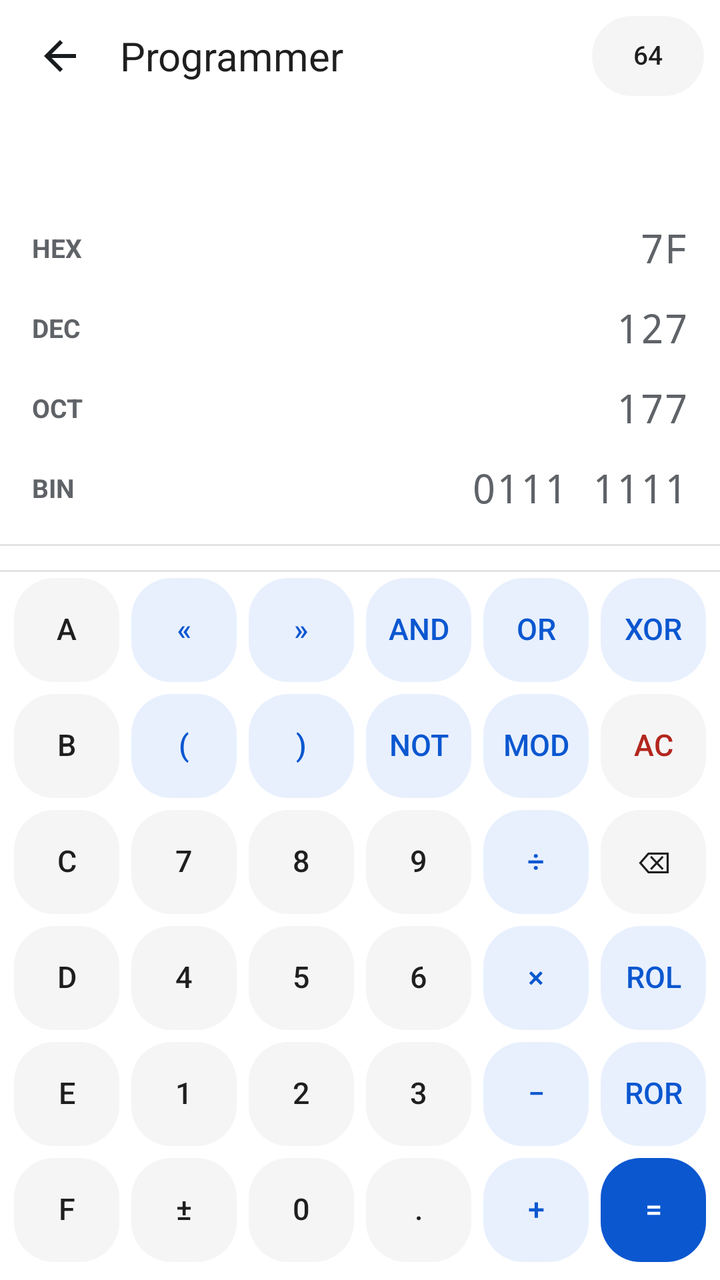
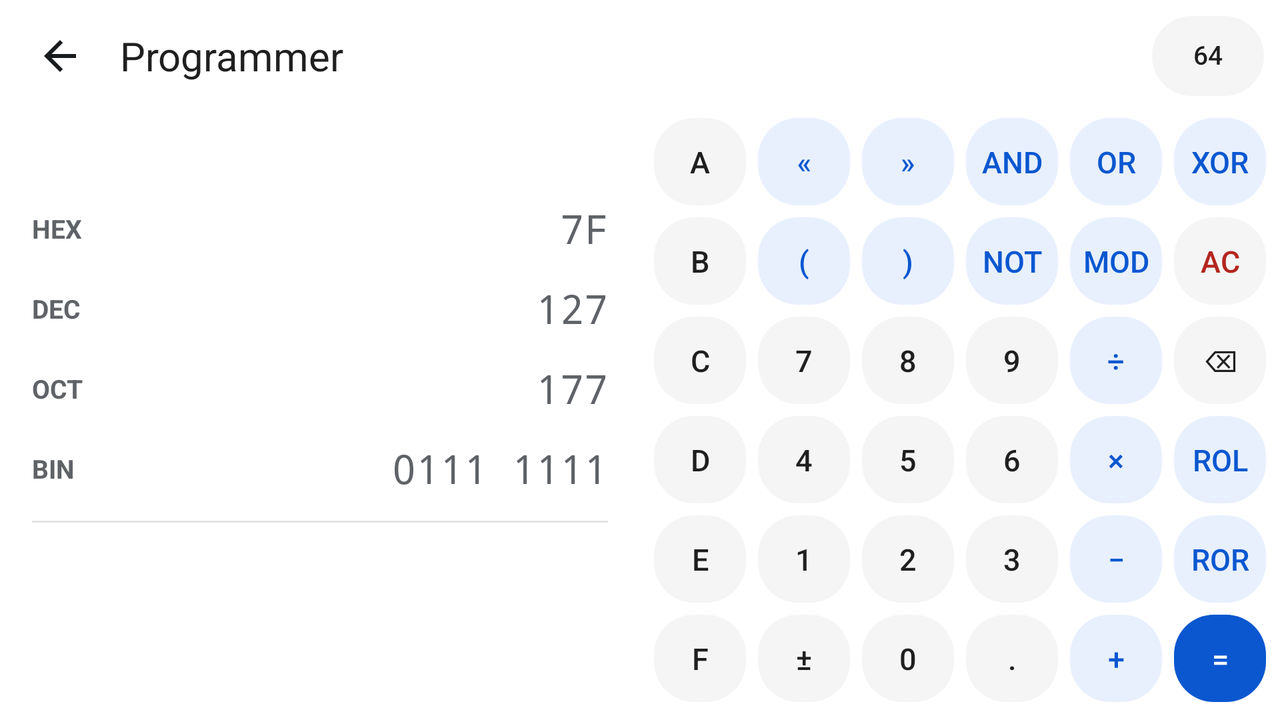

One screen, two layout resources from the same app: the default and the repository's alternative for another configuration. Each is rendered where Android would select it; the XML of both is given below.
<!-- AndroidManifest.xml: application theme Theme.Calculator -->
<!-- res/layout/activity_programmer.xml -->
<?xml version="1.0" encoding="utf-8"?>
<LinearLayout xmlns:android="http://schemas.android.com/apk/res/android"
    xmlns:tools="http://schemas.android.com/tools"
    android:layout_width="match_parent"
    android:layout_height="match_parent"
    android:orientation="vertical"
    android:background="@color/window_bg"
    android:fitsSystemWindows="true">

    <LinearLayout style="@style/AppBar">
        <ImageButton
            android:id="@+id/back"
            style="@style/AppBarIcon"
            android:src="@drawable/ic_arrow_back"
            android:contentDescription="@string/cd_back" />
        <TextView
            style="@style/AppBarTitle"
            android:text="@string/prog_title" />
        <Button
            android:id="@+id/wordToggle"
            style="@style/CalcChip"
            android:text="64"
            android:contentDescription="@string/prog_word" />
    </LinearLayout>

    
    <LinearLayout
        android:layout_width="match_parent"
        android:layout_height="wrap_content"
        android:orientation="vertical"
        android:paddingHorizontal="@dimen/screen_padding"
        android:paddingTop="4dp"
        android:paddingBottom="8dp">

        <HorizontalScrollView
            android:id="@+id/formulaScroll"
            android:layout_width="match_parent"
            android:layout_height="wrap_content"
            android:scrollbars="none"
            android:fadingEdgeLength="20dp"
            android:requiresFadingEdge="horizontal">

            <TextView
                android:id="@+id/formula"
                android:layout_width="wrap_content"
                android:layout_height="wrap_content"
                android:minHeight="26dp"
                android:gravity="end|center_vertical"
                android:maxLines="1"
                android:textColor="@color/result_text"
                android:textSize="16sp"
                android:fontFamily="monospace" />
        </HorizontalScrollView>

        <TextView
            android:id="@+id/status"
            android:layout_width="match_parent"
            android:layout_height="wrap_content"
            android:minHeight="18dp"
            android:gravity="end"
            android:textColor="@color/key_text_clear"
            android:textSize="13sp" />

        <LinearLayout
            android:id="@+id/rowHex"
            style="@style/ProgBaseRow">
            <TextView style="@style/ProgBaseLabel" android:text="HEX" />
            <TextView android:id="@+id/valHex" style="@style/ProgBaseValue" tools:text="7F" />
        </LinearLayout>

        <LinearLayout
            android:id="@+id/rowDec"
            style="@style/ProgBaseRow">
            <TextView style="@style/ProgBaseLabel" android:text="DEC" />
            <TextView android:id="@+id/valDec" style="@style/ProgBaseValue" tools:text="127" />
        </LinearLayout>

        <LinearLayout
            android:id="@+id/rowOct"
            style="@style/ProgBaseRow">
            <TextView style="@style/ProgBaseLabel" android:text="OCT" />
            <TextView android:id="@+id/valOct" style="@style/ProgBaseValue" tools:text="177" />
        </LinearLayout>

        <LinearLayout
            android:id="@+id/rowBin"
            style="@style/ProgBaseRow">
            <TextView style="@style/ProgBaseLabel" android:text="BIN" />
            <TextView android:id="@+id/valBin" style="@style/ProgBaseValue" tools:text="0111 1111" />
        </LinearLayout>
    </LinearLayout>

    <View
        android:layout_width="match_parent"
        android:layout_height="1dp"
        android:background="@color/divider" />

    
    <LinearLayout
        android:id="@+id/bitGrid"
        android:layout_width="match_parent"
        android:layout_height="wrap_content"
        android:orientation="vertical"
        android:paddingHorizontal="12dp"
        android:paddingVertical="6dp" />

    <View
        android:layout_width="match_parent"
        android:layout_height="1dp"
        android:background="@color/divider" />

    
    <LinearLayout
        android:layout_width="match_parent"
        android:layout_height="0dp"
        android:layout_weight="1"
        android:orientation="vertical"
        android:paddingHorizontal="4dp"
        android:paddingBottom="6dp">

        <LinearLayout style="@style/CalcRow">
            <Button android:id="@+id/keyA" style="@style/CalcKey.Prog" android:text="A" />
            <Button android:id="@+id/keyShl" style="@style/CalcKey.Prog.Op" android:text="«" android:contentDescription="@string/prog_cd_shl" />
            <Button android:id="@+id/keyShr" style="@style/CalcKey.Prog.Op" android:text="»" android:contentDescription="@string/prog_cd_shr" />
            <Button android:id="@+id/keyAnd" style="@style/CalcKey.Prog.Op" android:text="AND" />
            <Button android:id="@+id/keyOr" style="@style/CalcKey.Prog.Op" android:text="OR" />
            <Button android:id="@+id/keyXor" style="@style/CalcKey.Prog.Op" android:text="XOR" />
        </LinearLayout>

        <LinearLayout style="@style/CalcRow">
            <Button android:id="@+id/keyB" style="@style/CalcKey.Prog" android:text="B" />
            <Button android:id="@+id/keyLparen" style="@style/CalcKey.Prog.Op" android:text="(" />
            <Button android:id="@+id/keyRparen" style="@style/CalcKey.Prog.Op" android:text=")" />
            <Button android:id="@+id/keyNot" style="@style/CalcKey.Prog.Op" android:text="NOT" />
            <Button android:id="@+id/keyMod" style="@style/CalcKey.Prog.Op" android:text="MOD" />
            <Button android:id="@+id/keyClear" style="@style/CalcKey.Prog.Clear" android:text="@string/key_clear" android:contentDescription="@string/cd_clear" />
        </LinearLayout>

        <LinearLayout style="@style/CalcRow">
            <Button android:id="@+id/keyC" style="@style/CalcKey.Prog" android:text="C" />
            <Button android:id="@+id/key7" style="@style/CalcKey.Prog" android:text="7" />
            <Button android:id="@+id/key8" style="@style/CalcKey.Prog" android:text="8" />
            <Button android:id="@+id/key9" style="@style/CalcKey.Prog" android:text="9" />
            <Button android:id="@+id/keyDiv" style="@style/CalcKey.Prog.Op" android:text="@string/key_divide" />
            <Button android:id="@+id/keyDelete" style="@style/CalcKey.Prog" android:text="@string/key_delete" android:contentDescription="@string/cd_delete" />
        </LinearLayout>

        <LinearLayout style="@style/CalcRow">
            <Button android:id="@+id/keyD" style="@style/CalcKey.Prog" android:text="D" />
            <Button android:id="@+id/key4" style="@style/CalcKey.Prog" android:text="4" />
            <Button android:id="@+id/key5" style="@style/CalcKey.Prog" android:text="5" />
            <Button android:id="@+id/key6" style="@style/CalcKey.Prog" android:text="6" />
            <Button android:id="@+id/keyMul" style="@style/CalcKey.Prog.Op" android:text="@string/key_multiply" />
            <Button android:id="@+id/keyRol" style="@style/CalcKey.Prog.Op" android:text="RoL" />
        </LinearLayout>

        <LinearLayout style="@style/CalcRow">
            <Button android:id="@+id/keyE" style="@style/CalcKey.Prog" android:text="E" />
            <Button android:id="@+id/key1" style="@style/CalcKey.Prog" android:text="1" />
            <Button android:id="@+id/key2" style="@style/CalcKey.Prog" android:text="2" />
            <Button android:id="@+id/key3" style="@style/CalcKey.Prog" android:text="3" />
            <Button android:id="@+id/keySub" style="@style/CalcKey.Prog.Op" android:text="@string/key_subtract" />
            <Button android:id="@+id/keyRor" style="@style/CalcKey.Prog.Op" android:text="RoR" />
        </LinearLayout>

        <LinearLayout style="@style/CalcRow">
            <Button android:id="@+id/keyF" style="@style/CalcKey.Prog" android:text="F" />
            <Button android:id="@+id/keyNeg" style="@style/CalcKey.Prog" android:text="@string/key_negate" />
            <Button android:id="@+id/key0" style="@style/CalcKey.Prog" android:text="0" />
            <Button android:id="@+id/keyDot" style="@style/CalcKey.Prog" android:text="." />
            <Button android:id="@+id/keyAdd" style="@style/CalcKey.Prog.Op" android:text="@string/key_add" />
            <Button android:id="@+id/keyEquals" style="@style/CalcKey.Prog.Equals" android:text="@string/key_equals" />
        </LinearLayout>
    </LinearLayout>

</LinearLayout>
<!-- resources referenced by this layout -->
<resources>
  <color name="divider">#E3E3E3</color>
  <color name="key_text_clear">#B3261E</color>
  <color name="result_text">#5F6368</color>
  <color name="window_bg">#FFFFFF</color>
  <dimen name="screen_padding">16dp</dimen>
  <string name="cd_back">Back</string>
  <string name="cd_clear">Clear</string>
  <string name="cd_delete">Delete last entry</string>
  <string name="key_add">+</string>
  <string name="key_clear">AC</string>
  <string name="key_delete">⌫</string>
  <string name="key_divide">÷</string>
  <string name="key_equals">=</string>
  <string name="key_multiply">×</string>
  <string name="key_negate">±</string>
  <string name="key_subtract">−</string>
  <string name="prog_cd_shl">Shift left</string>
  <string name="prog_cd_shr">Shift right</string>
  <string name="prog_title">Programmer</string>
  <string name="prog_word">Number format</string>
  <style name="AppBar">
          <item name="android:layout_width">match_parent</item>
          <item name="android:layout_height">56dp</item>
          <item name="android:orientation">horizontal</item>
          <item name="android:gravity">center_vertical</item>
          <item name="android:paddingHorizontal">8dp</item>
      </style>
  <style name="AppBarIcon">
          <item name="android:layout_width">44dp</item>
          <item name="android:layout_height">44dp</item>
          <item name="android:background">?android:attr/selectableItemBackgroundBorderless</item>
          <item name="android:scaleType">center</item>
      </style>
  <style name="AppBarTitle">
          <item name="android:layout_width">0dp</item>
          <item name="android:layout_height">wrap_content</item>
          <item name="android:layout_weight">1</item>
          <item name="android:layout_marginStart">8dp</item>
          <item name="android:textColor">@color/display_text</item>
          <item name="android:textSize">20sp</item>
      </style>
  <style name="CalcKey.Prog">
          <item name="android:background">@drawable/key_background</item>
          <item name="android:textColor">@color/key_text</item>
          <item name="android:textSize">15sp</item>
      </style>
  <style name="CalcKey.Prog.Clear">
          <item name="android:textColor">@color/key_text_clear</item>
      </style>
  <style name="CalcKey.Prog.Equals">
          <item name="android:background">@drawable/key_background_equals</item>
          <item name="android:textColor">@color/key_text_equals</item>
      </style>
  <style name="CalcKey.Prog.Op">
          <item name="android:background">@drawable/key_background_accent</item>
          <item name="android:textColor">@color/key_text_op</item>
      </style>
  <style name="CalcRow">
          <item name="android:layout_width">match_parent</item>
          <item name="android:layout_height">0dp</item>
          <item name="android:layout_weight">1</item>
          <item name="android:orientation">horizontal</item>
      </style>
  <style name="ProgBaseLabel">
          <item name="android:layout_width">44dp</item>
          <item name="android:layout_height">wrap_content</item>
          <item name="android:textSize">13sp</item>
          <item name="android:textStyle">bold</item>
          <item name="android:textColor">@color/result_text</item>
      </style>
  <color name="display_text">#1F1F1F</color>
  <!-- drawable key_background (drawable) -->
  <?xml version="1.0" encoding="utf-8"?>
  <ripple xmlns:android="http://schemas.android.com/apk/res/android"
      android:color="?android:attr/colorControlHighlight">
      <item>
          <shape android:shape="rectangle">
              <solid android:color="@color/key_bg" />
              <corners android:radius="20dp" />
          </shape>
      </item>
  </ripple>
  <color name="key_text">#1F1F1F</color>
  <color name="key_text_equals">#FFFFFF</color>
  <color name="key_text_op">#0B57D0</color>
  <color name="key_bg">#F5F5F5</color>
  <color name="key_bg_equals">#0B57D0</color>
  <color name="key_bg_accent">#E8F0FE</color>
  <!-- some entries are left out for length -->
</resources>
<!-- res/layout-land/activity_programmer.xml (the repository's variant of the layout above) -->
<!-- drawn on the phone turned sideways -->
<?xml version="1.0" encoding="utf-8"?>
<LinearLayout xmlns:android="http://schemas.android.com/apk/res/android"
    xmlns:tools="http://schemas.android.com/tools"
    android:layout_width="match_parent"
    android:layout_height="match_parent"
    android:orientation="vertical"
    android:background="@color/window_bg"
    android:fitsSystemWindows="true">

    <LinearLayout style="@style/AppBar">
        <ImageButton
            android:id="@+id/back"
            style="@style/AppBarIcon"
            android:src="@drawable/ic_arrow_back"
            android:contentDescription="@string/cd_back" />
        <TextView
            style="@style/AppBarTitle"
            android:text="@string/prog_title" />
        <Button
            android:id="@+id/wordToggle"
            style="@style/CalcChip"
            android:text="64"
            android:contentDescription="@string/prog_word" />
    </LinearLayout>

    <LinearLayout
        android:layout_width="match_parent"
        android:layout_height="0dp"
        android:layout_weight="1"
        android:orientation="horizontal">

        
        <LinearLayout
            android:layout_width="0dp"
            android:layout_height="match_parent"
            android:layout_weight="1"
            android:orientation="vertical"
            android:paddingHorizontal="@dimen/screen_padding"
            android:paddingBottom="8dp">

            <HorizontalScrollView
                android:id="@+id/formulaScroll"
                android:layout_width="match_parent"
                android:layout_height="wrap_content"
                android:scrollbars="none">

                <TextView
                    android:id="@+id/formula"
                    android:layout_width="wrap_content"
                    android:layout_height="wrap_content"
                    android:minHeight="22dp"
                    android:gravity="end|center_vertical"
                    android:maxLines="1"
                    android:textColor="@color/result_text"
                    android:textSize="14sp"
                    android:fontFamily="monospace" />
            </HorizontalScrollView>

            <TextView
                android:id="@+id/status"
                android:layout_width="match_parent"
                android:layout_height="wrap_content"
                android:minHeight="16dp"
                android:gravity="end"
                android:textColor="@color/key_text_clear"
                android:textSize="12sp" />

            <LinearLayout android:id="@+id/rowHex" style="@style/ProgBaseRow">
                <TextView style="@style/ProgBaseLabel" android:text="HEX" />
                <TextView android:id="@+id/valHex" style="@style/ProgBaseValue" tools:text="7F" />
            </LinearLayout>

            <LinearLayout android:id="@+id/rowDec" style="@style/ProgBaseRow">
                <TextView style="@style/ProgBaseLabel" android:text="DEC" />
                <TextView android:id="@+id/valDec" style="@style/ProgBaseValue" tools:text="127" />
            </LinearLayout>

            <LinearLayout android:id="@+id/rowOct" style="@style/ProgBaseRow">
                <TextView style="@style/ProgBaseLabel" android:text="OCT" />
                <TextView android:id="@+id/valOct" style="@style/ProgBaseValue" tools:text="177" />
            </LinearLayout>

            <LinearLayout android:id="@+id/rowBin" style="@style/ProgBaseRow">
                <TextView style="@style/ProgBaseLabel" android:text="BIN" />
                <TextView android:id="@+id/valBin" style="@style/ProgBaseValue" tools:text="0111 1111" />
            </LinearLayout>

            <View
                android:layout_width="match_parent"
                android:layout_height="1dp"
                android:layout_marginTop="6dp"
                android:background="@color/divider" />

            <LinearLayout
                android:id="@+id/bitGrid"
                android:layout_width="match_parent"
                android:layout_height="wrap_content"
                android:orientation="vertical"
                android:layout_marginTop="4dp" />
        </LinearLayout>

        
        <LinearLayout
            android:layout_width="0dp"
            android:layout_height="match_parent"
            android:layout_weight="1"
            android:orientation="vertical"
            android:paddingHorizontal="4dp"
            android:paddingBottom="6dp">

            <LinearLayout style="@style/CalcRow">
                <Button android:id="@+id/keyA" style="@style/CalcKey.Prog" android:text="A" />
                <Button android:id="@+id/keyShl" style="@style/CalcKey.Prog.Op" android:text="«" android:contentDescription="@string/prog_cd_shl" />
                <Button android:id="@+id/keyShr" style="@style/CalcKey.Prog.Op" android:text="»" android:contentDescription="@string/prog_cd_shr" />
                <Button android:id="@+id/keyAnd" style="@style/CalcKey.Prog.Op" android:text="AND" />
                <Button android:id="@+id/keyOr" style="@style/CalcKey.Prog.Op" android:text="OR" />
                <Button android:id="@+id/keyXor" style="@style/CalcKey.Prog.Op" android:text="XOR" />
            </LinearLayout>

            <LinearLayout style="@style/CalcRow">
                <Button android:id="@+id/keyB" style="@style/CalcKey.Prog" android:text="B" />
                <Button android:id="@+id/keyLparen" style="@style/CalcKey.Prog.Op" android:text="(" />
                <Button android:id="@+id/keyRparen" style="@style/CalcKey.Prog.Op" android:text=")" />
                <Button android:id="@+id/keyNot" style="@style/CalcKey.Prog.Op" android:text="NOT" />
                <Button android:id="@+id/keyMod" style="@style/CalcKey.Prog.Op" android:text="MOD" />
                <Button android:id="@+id/keyClear" style="@style/CalcKey.Prog.Clear" android:text="@string/key_clear" android:contentDescription="@string/cd_clear" />
            </LinearLayout>

            <LinearLayout style="@style/CalcRow">
                <Button android:id="@+id/keyC" style="@style/CalcKey.Prog" android:text="C" />
                <Button android:id="@+id/key7" style="@style/CalcKey.Prog" android:text="7" />
                <Button android:id="@+id/key8" style="@style/CalcKey.Prog" android:text="8" />
                <Button android:id="@+id/key9" style="@style/CalcKey.Prog" android:text="9" />
                <Button android:id="@+id/keyDiv" style="@style/CalcKey.Prog.Op" android:text="@string/key_divide" />
                <Button android:id="@+id/keyDelete" style="@style/CalcKey.Prog" android:text="@string/key_delete" android:contentDescription="@string/cd_delete" />
            </LinearLayout>

            <LinearLayout style="@style/CalcRow">
                <Button android:id="@+id/keyD" style="@style/CalcKey.Prog" android:text="D" />
                <Button android:id="@+id/key4" style="@style/CalcKey.Prog" android:text="4" />
                <Button android:id="@+id/key5" style="@style/CalcKey.Prog" android:text="5" />
                <Button android:id="@+id/key6" style="@style/CalcKey.Prog" android:text="6" />
                <Button android:id="@+id/keyMul" style="@style/CalcKey.Prog.Op" android:text="@string/key_multiply" />
                <Button android:id="@+id/keyRol" style="@style/CalcKey.Prog.Op" android:text="RoL" />
            </LinearLayout>

            <LinearLayout style="@style/CalcRow">
                <Button android:id="@+id/keyE" style="@style/CalcKey.Prog" android:text="E" />
                <Button android:id="@+id/key1" style="@style/CalcKey.Prog" android:text="1" />
                <Button android:id="@+id/key2" style="@style/CalcKey.Prog" android:text="2" />
                <Button android:id="@+id/key3" style="@style/CalcKey.Prog" android:text="3" />
                <Button android:id="@+id/keySub" style="@style/CalcKey.Prog.Op" android:text="@string/key_subtract" />
                <Button android:id="@+id/keyRor" style="@style/CalcKey.Prog.Op" android:text="RoR" />
            </LinearLayout>

            <LinearLayout style="@style/CalcRow">
                <Button android:id="@+id/keyF" style="@style/CalcKey.Prog" android:text="F" />
                <Button android:id="@+id/keyNeg" style="@style/CalcKey.Prog" android:text="@string/key_negate" />
                <Button android:id="@+id/key0" style="@style/CalcKey.Prog" android:text="0" />
                <Button android:id="@+id/keyDot" style="@style/CalcKey.Prog" android:text="." />
                <Button android:id="@+id/keyAdd" style="@style/CalcKey.Prog.Op" android:text="@string/key_add" />
                <Button android:id="@+id/keyEquals" style="@style/CalcKey.Prog.Equals" android:text="@string/key_equals" />
            </LinearLayout>
        </LinearLayout>
    </LinearLayout>

</LinearLayout>
